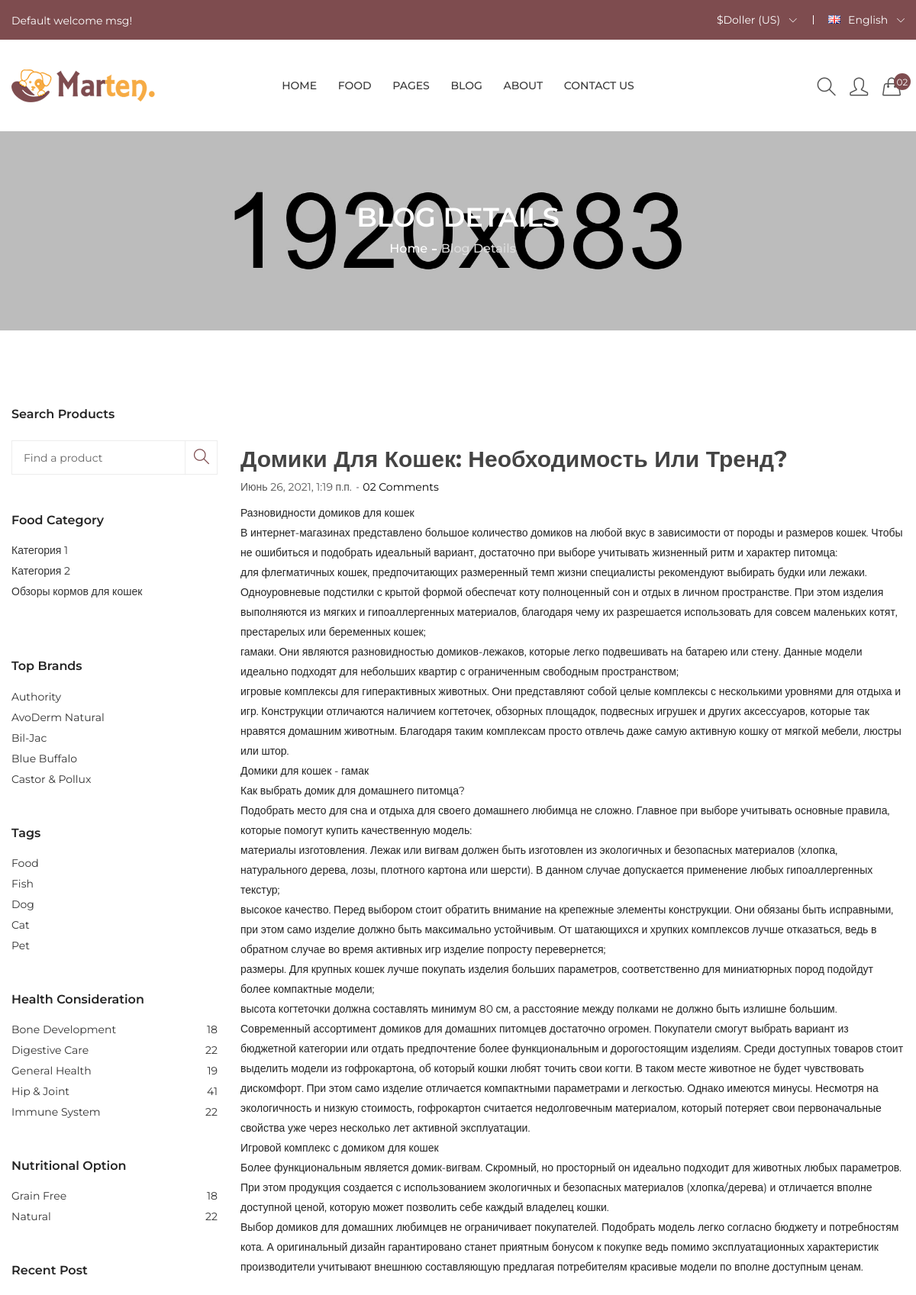
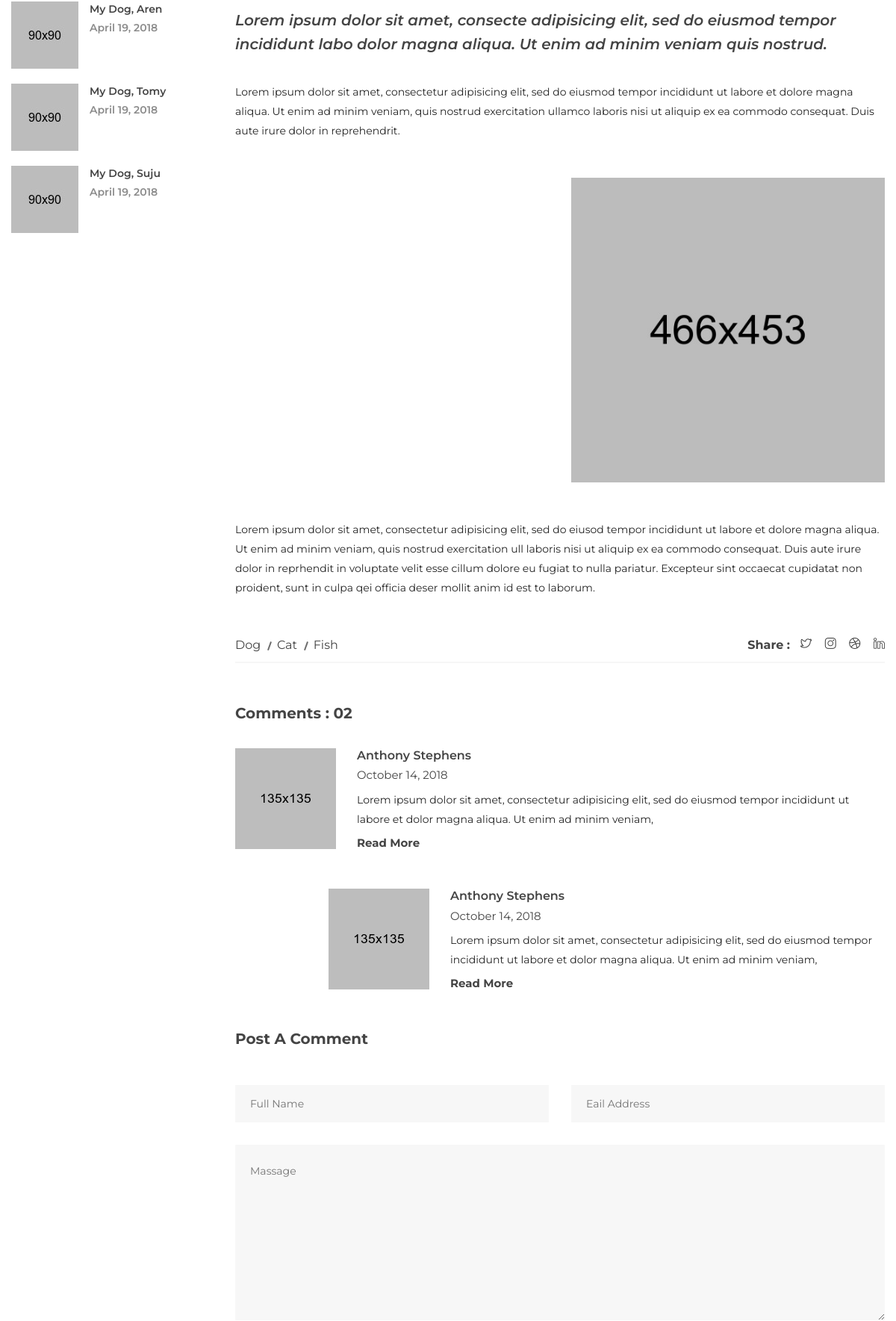
The app's page /blog/2/ (upper part) with its own data (2 pictures, top to bottom).
### eStore_blog/models.py (models this page shows, shortened)
class Blog(models.Model):
    title = models.CharField(max_length=150)
    url = models.SlugField()
    content = models.TextField(blank=True)
    created_at = models.DateTimeField(auto_now_add=True)
    updated_at = models.DateTimeField(auto_now=True)
    photo = models.ImageField(upload_to='photos/%Y/%m/%d/')
    author = models.ForeignKey(User, on_delete=models.PROTECT, verbose_name='Автор')
    category = models.ForeignKey('Category', on_delete=models.PROTECT, null=True, verbose_name='Категории')
    tag = TaggableManager()
    is_published = models.BooleanField(default=True)
    class Meta:
        verbose_name = 'Новость'
        verbose_name_plural = "Новости"
        ordering = ['-created_at']

class Category(models.Model):
    title = models.CharField(max_length=150, db_index=True, verbose_name='Назваие категории')
    def get_absolute_url(self):
        return reverse_lazy('category', kwargs={'category_id': self.pk})
    class Meta:
        verbose_name = 'Категория'
        verbose_name_plural = "Категории"
        ordering = ['title']

### eStore_blog/views.py (the view)
# urls.py: path('blog/<int:pk>/', ViewPost.as_view(), name='view_post'),
class ViewPost(DeleteView):
    model = Blog
    template_name = 'eStore_blog/blog-details.html'
    context_object_name = 'new_post'

### eStore_blog/templatetags/blog_tags.py (called while the page is built)
@register.inclusion_tag('includes/list_categories.html')
def show_categories():
    categories = Category.objects.all()
    return {'categories': categories}

### eStore_blog/templates/eStore_blog/blog-details.html (shortened to what this page needs)
{% extends 'layouts/base.html' %}
{% block content %}
    {% include 'includes/header.html' %}
    <div class="breadcrumb-area pt-95 pb-95 bg-img" style="background-image:url(/static/assets/img/banner/banner-2.jpg);">
        <div class="container">
            <div class="breadcrumb-content text-center">
                <h2>Blog Details</h2>
                <ul>
                    <li><a href="{% url 'index' %}">home</a></li>
                    <li class="active">Blog Details</li>
                </ul>
            </div>
        </div>
    </div>
    <div class="shop-area pt-100 pb-100">
        <div class="container">
            <div class="row flex-row-reverse">
                <div class="col-lg-9 col-md-8">
                    <div class="blog-details-wrapper res-mrg-top">
                        <div class="single-blog-wrapper">
                            <div class="blog-img mb-30">
                            </div>
                            <div class="blog-details-content">
                                <h2>{{ new_post.title}}</h2>
                                <div class="blog-meta">
                                    <ul>
                                        <li>{{ new_post.created_at}}</li>
                                        <li>
                                            <a href="#"> 02 Comments</a>
                                        </li>
                                    </ul>
                                </div>
                            </div>
                            <p>{{ new_post.content|safe|linebreaks }}</p>
                            <blockquote class="importent-title">
                                <h4>Lorem ipsum dolor sit amet, consecte adipisicing elit, sed do eiusmod tempor
                                    incididunt labo dolor magna aliqua. Ut enim ad minim veniam quis nostrud.</h4>
                            </blockquote>
                            <p>Lorem ipsum dolor sit amet, consectetur adipisicing elit, sed do eiusmod tempor
                                incididunt ut labore et dolore magna aliqua. Ut enim ad minim veniam, quis nostrud
                                exercitation ullamco laboris nisi ut aliquip ex ea commodo consequat. Duis aute irure
                                dolor in reprehendrit.</p>
                            <div class="dec-img-wrapper">
                                <div class="row">
                                    <div class="col-md-6 col-sm-6">
                                        <div class="dec-img">
                                        </div>
                                    </div>
                                    <div class="col-md-6 col-sm-6">
                                        <div class="dec-img dec-mrg res-mrg-top-2">
                                            <img src="/static/assets/img/blog/blog-dec-img2.jpg" alt="">
                                        </div>
                                    </div>
                                </div>
                            </div>
                            <p>Lorem ipsum dolor sit amet, consectetur adipisicing elit, sed do eiusod tempor incididunt
                                ut labore et dolore magna aliqua. Ut enim ad minim veniam, quis nostrud exercitation ull
                                laboris nisi ut aliquip ex ea commodo consequat. Duis aute irure dolor in reprhendit in
                                voluptate velit esse cillum dolore eu fugiat to nulla pariatur. Excepteur sint occaecat
                                cupidatat non proident, sunt in culpa qei officia deser mollit anim id est to
                                laborum.</p>
                            <div class="blog-dec-tags-social">
                                <div class="blog-dec-tags">
                                    <ul>
                                        <li><a href="#">Dog</a></li>
                                        <li><a href="#">Cat</a></li>
                                        <li><a href="#">Fish</a></li>
                                    </ul>
                                </div>
                                <div class="blog-dec-social">
                                    <span>share :</span>
                                    <ul>
                                        <li><a href="#"><i class="icon-social-twitter"></i></a></li>
                                        <li><a href="#"><i class="icon-social-instagram"></i></a></li>
                                        <li><a href="#"><i class="icon-social-dribbble"></i></a></li>
                                        <li><a href="#"><i class="icon-social-linkedin"></i></a></li>
                                    </ul>
                                </div>
                            </div>
                        </div>
                        <div class="blog-comment-wrapper mt-55">
                            <h4 class="blog-dec-title">comments : 02</h4>
                            <div class="single-comment-wrapper mt-35">
                                <div class="blog-comment-img">
                                    <img src="/static/assets/img/blog/blog-comment1.png" alt="">
                                </div>
                                <div class="blog-comment-content">
                                    <h4>Anthony Stephens</h4>
                                    <span>October 14, 2018 </span>
                                    <p>Lorem ipsum dolor sit amet, consectetur adipisicing elit, sed do eiusmod tempor
                                        incididunt ut labore et dolor magna aliqua. Ut enim ad minim veniam, </p>
                                    <div class="blog-details-btn">
                                        <a href="blog-details.html">read more</a>
                                    </div>
                                </div>
                            </div>
                            <div class="single-comment-wrapper mt-50 ml-125">
                                <div class="blog-comment-img">
                                    <img src="/static/assets/img/blog/blog-comment2.png" alt="">
                                </div>
                                <div class="blog-comment-content">
                                    <h4>Anthony Stephens</h4>
                                    <span>October 14, 2018 </span>
                                    <p>Lorem ipsum dolor sit amet, consectetur adipisicing elit, sed do eiusmod tempor
                                        incididunt ut labore et dolor magna aliqua. Ut enim ad minim veniam, </p>
                                    <div class="blog-details-btn">
                                        <a href="blog-details.html">read more</a>
                                    </div>
                                </div>
                            </div>
                        </div>
                        <div class="blog-reply-wrapper mt-50">
                            <h4 class="blog-dec-title">post a comment</h4>
                            <form action="#">
                                <div class="row">
                                    <div class="col-md-6">
                                        <div class="leave-form">
                                            <input type="text" placeholder="Full Name">
                                        </div>
                                    </div>
                                    <div class="col-md-6">
                                        <div class="leave-form">
                                            <input type="email" placeholder="Eail Address ">
                                        </div>
                                    </div>
                                    <div class="col-md-12">
                                        <div class="text-leave">
                                            <textarea placeholder="Massage"></textarea>
                                        </div>
                                    </div>
                                </div>
                            </form>
                        </div>
                    </div>
                </div>
                {% include 'includes/_sidebar.html' %}
            </div>
        </div>
    </div>
{% endblock content %}

### templates/includes/list_categories.html
<div class="shop-list-style mt-20">
    <ul>
        {% for cat in categories %}
            <li><a href="{{ cat.get_absolute_url }}">{{ cat.title }}</a></li>
        {% endfor %}
        <br>
    </ul>
</div>

### records on screen
Blog: title "Домики Для Кошек: Необходимость Или Тренд?", created_at "Июнь 26, 2021, 1:19 п.п.", content "Разновидности домиков для кошек В интернет-магазинах представлено большое количество домиков на любой вкус в зависимости от породы и размеров кошек. Чтобы не ошибиться и подобрать идеальный вариант, достаточно при выборе учитывать жизненный ритм и характер питомца: для флегматичных кошек, предпочитающих размеренный темп жизни специалисты рекомендуют выбирать будки или лежаки. Одноуровневые подстилки с крытой формой обеспечат коту полноценный сон и отдых в личном пространстве. При этом изделия выполняются из мягких и гипоаллергенных материалов, благодаря чему их разрешается использовать для совсем маленьких котят, престарелых или беременных кошек; гамаки. Они являются разновидностью…"
Category: title "Категория 1"
Category: title "Категория 2"
Category: title "Обзоры кормов для кошек"
